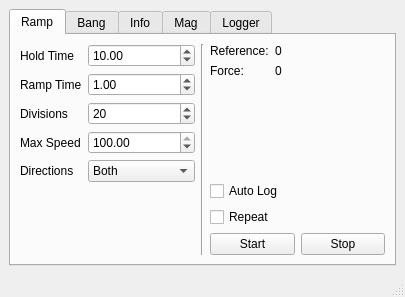
<?xml version="1.0" encoding="UTF-8"?>
<ui version="4.0">
 <class>MainWindow</class>
 <widget class="QMainWindow" name="MainWindow">
  <property name="geometry">
   <rect>
    <x>0</x>
    <y>0</y>
    <width>405</width>
    <height>297</height>
   </rect>
  </property>
  <property name="windowTitle">
   <string>MainWindow</string>
  </property>
  <widget class="QWidget" name="centralwidget">
   <layout class="QGridLayout" name="gridLayout_7">
    <item row="1" column="0">
     <widget class="QTabWidget" name="tabWidget">
      <property name="currentIndex">
       <number>0</number>
      </property>
      <widget class="QWidget" name="rampTab">
       <attribute name="title">
        <string>Ramp</string>
       </attribute>
       <layout class="QHBoxLayout" name="horizontalLayout" stretch="1,0,1">
        <item>
         <layout class="QGridLayout" name="gridLayout" columnstretch="0,1">
          <item row="0" column="0">
           <widget class="QLabel" name="label">
            <property name="text">
             <string>Hold Time</string>
            </property>
           </widget>
          </item>
          <item row="0" column="1">
           <widget class="QDoubleSpinBox" name="holdTimeSpinBox">
            <property name="minimum">
             <double>0.500000000000000</double>
            </property>
            <property name="maximum">
             <double>60.000000000000000</double>
            </property>
            <property name="singleStep">
             <double>0.500000000000000</double>
            </property>
            <property name="value">
             <double>10.000000000000000</double>
            </property>
           </widget>
          </item>
          <item row="1" column="0">
           <widget class="QLabel" name="label_2">
            <property name="text">
             <string>Ramp Time</string>
            </property>
           </widget>
          </item>
          <item row="1" column="1">
           <widget class="QDoubleSpinBox" name="rampTimeSpinBox">
            <property name="minimum">
             <double>0.010000000000000</double>
            </property>
            <property name="maximum">
             <double>60.000000000000000</double>
            </property>
            <property name="singleStep">
             <double>0.100000000000000</double>
            </property>
            <property name="value">
             <double>1.000000000000000</double>
            </property>
           </widget>
          </item>
          <item row="3" column="0">
           <widget class="QLabel" name="label_1">
            <property name="text">
             <string>Max Speed</string>
            </property>
           </widget>
          </item>
          <item row="2" column="0">
           <widget class="QLabel" name="label_5">
            <property name="text">
             <string>Divisions</string>
            </property>
           </widget>
          </item>
          <item row="2" column="1">
           <widget class="QSpinBox" name="divisionsSpinBox">
            <property name="minimum">
             <number>1</number>
            </property>
            <property name="maximum">
             <number>1000</number>
            </property>
            <property name="singleStep">
             <number>1</number>
            </property>
            <property name="value">
             <number>20</number>
            </property>
           </widget>
          </item>
          <item row="3" column="1">
           <widget class="QDoubleSpinBox" name="maxSpeedSpinBox">
            <property name="maximum">
             <double>100.000000000000000</double>
            </property>
            <property name="singleStep">
             <double>10.000000000000000</double>
            </property>
            <property name="value">
             <double>100.000000000000000</double>
            </property>
           </widget>
          </item>
          <item row="5" column="1">
           <spacer name="verticalSpacer_2">
            <property name="orientation">
             <enum>Qt::Vertical</enum>
            </property>
            <property name="sizeHint" stdset="0">
             <size>
              <width>20</width>
              <height>40</height>
             </size>
            </property>
           </spacer>
          </item>
          <item row="4" column="1">
           <widget class="QComboBox" name="directionsComboBox">
            <item>
             <property name="text">
              <string>Both</string>
             </property>
            </item>
            <item>
             <property name="text">
              <string>Forward</string>
             </property>
            </item>
            <item>
             <property name="text">
              <string>Reverse</string>
             </property>
            </item>
           </widget>
          </item>
          <item row="4" column="0">
           <widget class="QLabel" name="label_10">
            <property name="text">
             <string>Directions</string>
            </property>
           </widget>
          </item>
         </layout>
        </item>
        <item>
         <widget class="Line" name="line">
          <property name="orientation">
           <enum>Qt::Vertical</enum>
          </property>
         </widget>
        </item>
        <item>
         <layout class="QVBoxLayout" name="verticalLayout_2" stretch="0,0,0,0,0">
          <item>
           <layout class="QGridLayout" name="gridLayout_2" columnstretch="0,1">
            <item row="1" column="0">
             <widget class="QLabel" name="label_4">
              <property name="text">
               <string>Reference:</string>
              </property>
             </widget>
            </item>
            <item row="1" column="1">
             <widget class="QLabel" name="rampReferenceLabel">
              <property name="text">
               <string>0</string>
              </property>
             </widget>
            </item>
            <item row="2" column="0">
             <widget class="QLabel" name="label_7">
              <property name="text">
               <string>Force:</string>
              </property>
             </widget>
            </item>
            <item row="2" column="1">
             <widget class="QLabel" name="forceLabel">
              <property name="text">
               <string>0</string>
              </property>
             </widget>
            </item>
           </layout>
          </item>
          <item>
           <spacer name="verticalSpacer_5">
            <property name="orientation">
             <enum>Qt::Vertical</enum>
            </property>
            <property name="sizeHint" stdset="0">
             <size>
              <width>20</width>
              <height>40</height>
             </size>
            </property>
           </spacer>
          </item>
          <item>
           <widget class="QCheckBox" name="autoLogCheckBox">
            <property name="text">
             <string>Auto Log</string>
            </property>
           </widget>
          </item>
          <item>
           <widget class="QCheckBox" name="repeatCheckbox">
            <property name="text">
             <string>Repeat</string>
            </property>
           </widget>
          </item>
          <item>
           <layout class="QHBoxLayout" name="horizontalLayout_2">
            <item>
             <widget class="QPushButton" name="startRampButton">
              <property name="text">
               <string>Start</string>
              </property>
             </widget>
            </item>
            <item>
             <widget class="QPushButton" name="stopRampButton">
              <property name="text">
               <string>Stop</string>
              </property>
             </widget>
            </item>
           </layout>
          </item>
         </layout>
        </item>
       </layout>
      </widget>
      <widget class="QWidget" name="bangTab">
       <attribute name="title">
        <string>Bang</string>
       </attribute>
       <layout class="QHBoxLayout" name="horizontalLayout_9" stretch="0,1,1">
        <item>
         <layout class="QGridLayout" name="gridLayout_6" columnstretch="0,1">
          <item row="0" column="0">
           <widget class="QLabel" name="label_20">
            <property name="text">
             <string>Hold Time</string>
            </property>
           </widget>
          </item>
          <item row="0" column="1">
           <widget class="QDoubleSpinBox" name="bangHoldTimeSpinBox">
            <property name="maximum">
             <double>100.000000000000000</double>
            </property>
            <property name="value">
             <double>1.000000000000000</double>
            </property>
           </widget>
          </item>
          <item row="1" column="0">
           <widget class="QLabel" name="label_19">
            <property name="text">
             <string>Max Speed</string>
            </property>
           </widget>
          </item>
          <item row="1" column="1">
           <widget class="QDoubleSpinBox" name="bangMaxSpeedSpinBox">
            <property name="maximum">
             <double>100.000000000000000</double>
            </property>
            <property name="singleStep">
             <double>10.000000000000000</double>
            </property>
            <property name="value">
             <double>100.000000000000000</double>
            </property>
           </widget>
          </item>
          <item row="3" column="1">
           <spacer name="verticalSpacer_3">
            <property name="orientation">
             <enum>Qt::Vertical</enum>
            </property>
            <property name="sizeHint" stdset="0">
             <size>
              <width>20</width>
              <height>40</height>
             </size>
            </property>
           </spacer>
          </item>
          <item row="2" column="1">
           <widget class="QCheckBox" name="bangRandomCheckBox">
            <property name="text">
             <string>Random</string>
            </property>
           </widget>
          </item>
         </layout>
        </item>
        <item>
         <widget class="Line" name="line_3">
          <property name="orientation">
           <enum>Qt::Vertical</enum>
          </property>
         </widget>
        </item>
        <item>
         <layout class="QVBoxLayout" name="verticalLayout_4">
          <item>
           <layout class="QGridLayout" name="gridLayout_3" columnstretch="0,1">
            <item row="0" column="0">
             <widget class="QLabel" name="label_3">
              <property name="text">
               <string>Reference:</string>
              </property>
             </widget>
            </item>
            <item row="0" column="1">
             <widget class="QLabel" name="bangReferenceLabel">
              <property name="text">
               <string>0</string>
              </property>
             </widget>
            </item>
            <item row="1" column="0">
             <widget class="QLabel" name="label_14">
              <property name="text">
               <string>Force:</string>
              </property>
             </widget>
            </item>
            <item row="1" column="1">
             <widget class="QLabel" name="bangForceLabel">
              <property name="text">
               <string>0</string>
              </property>
             </widget>
            </item>
           </layout>
          </item>
          <item>
           <spacer name="verticalSpacer_4">
            <property name="orientation">
             <enum>Qt::Vertical</enum>
            </property>
            <property name="sizeHint" stdset="0">
             <size>
              <width>20</width>
              <height>40</height>
             </size>
            </property>
           </spacer>
          </item>
          <item>
           <layout class="QHBoxLayout" name="horizontalLayout_10">
            <item>
             <widget class="QPushButton" name="startBangButton">
              <property name="text">
               <string>Start</string>
              </property>
             </widget>
            </item>
            <item>
             <widget class="QPushButton" name="stopBangButton">
              <property name="text">
               <string>Stop</string>
              </property>
             </widget>
            </item>
           </layout>
          </item>
         </layout>
        </item>
       </layout>
      </widget>
      <widget class="QWidget" name="infoTab">
       <attribute name="title">
        <string>Info</string>
       </attribute>
       <layout class="QHBoxLayout" name="horizontalLayout_3" stretch="1,0,1">
        <item>
         <layout class="QVBoxLayout" name="verticalLayout_3" stretch="0,0,0,0">
          <item>
           <widget class="QLabel" name="label_17">
            <property name="text">
             <string>Set Reference (%)</string>
            </property>
           </widget>
          </item>
          <item>
           <widget class="QDoubleSpinBox" name="setReferenceSpinBox">
            <property name="minimum">
             <double>-100.000000000000000</double>
            </property>
            <property name="maximum">
             <double>100.000000000000000</double>
            </property>
           </widget>
          </item>
          <item>
           <layout class="QHBoxLayout" name="horizontalLayout_4">
            <item>
             <widget class="QPushButton" name="setReferenceButton">
              <property name="text">
               <string>Set</string>
              </property>
             </widget>
            </item>
            <item>
             <widget class="QPushButton" name="stopReferenceButton">
              <property name="text">
               <string>Stop</string>
              </property>
             </widget>
            </item>
           </layout>
          </item>
          <item>
           <spacer name="verticalSpacer">
            <property name="orientation">
             <enum>Qt::Vertical</enum>
            </property>
            <property name="sizeHint" stdset="0">
             <size>
              <width>20</width>
              <height>40</height>
             </size>
            </property>
           </spacer>
          </item>
         </layout>
        </item>
        <item>
         <widget class="Line" name="line_2">
          <property name="orientation">
           <enum>Qt::Vertical</enum>
          </property>
         </widget>
        </item>
        <item>
         <layout class="QGridLayout" name="gridLayout_4" columnstretch="0,1">
          <item row="0" column="0">
           <widget class="QLabel" name="label_6">
            <property name="text">
             <string>Tick Count:</string>
            </property>
           </widget>
          </item>
          <item row="0" column="1">
           <widget class="QLabel" name="tickCountLabel">
            <property name="text">
             <string>0</string>
            </property>
           </widget>
          </item>
          <item row="1" column="0">
           <widget class="QLabel" name="label_9">
            <property name="text">
             <string>Ref Input:</string>
            </property>
           </widget>
          </item>
          <item row="1" column="1">
           <widget class="QLabel" name="refInputLabel">
            <property name="text">
             <string>0</string>
            </property>
           </widget>
          </item>
          <item row="2" column="0">
           <widget class="QLabel" name="label_11">
            <property name="text">
             <string>Output:</string>
            </property>
           </widget>
          </item>
          <item row="2" column="1">
           <widget class="QLabel" name="outputLabel">
            <property name="text">
             <string>0</string>
            </property>
           </widget>
          </item>
          <item row="3" column="0">
           <widget class="QLabel" name="label_13">
            <property name="text">
             <string>Rail Voltage:</string>
            </property>
           </widget>
          </item>
          <item row="3" column="1">
           <widget class="QLabel" name="railVoltageLabel">
            <property name="text">
             <string>0</string>
            </property>
           </widget>
          </item>
          <item row="4" column="0">
           <widget class="QLabel" name="label_15">
            <property name="text">
             <string>Current:</string>
            </property>
           </widget>
          </item>
          <item row="4" column="1">
           <widget class="QLabel" name="currentLabel">
            <property name="text">
             <string>0</string>
            </property>
           </widget>
          </item>
         </layout>
        </item>
       </layout>
      </widget>
      <widget class="QWidget" name="magTab">
       <attribute name="title">
        <string>Mag</string>
       </attribute>
       <layout class="QVBoxLayout" name="verticalLayout">
        <item>
         <widget class="QGroupBox" name="horizontalGroupBox_2">
          <property name="title">
           <string>Log File</string>
          </property>
          <property name="flat">
           <bool>false</bool>
          </property>
          <property name="checkable">
           <bool>false</bool>
          </property>
          <layout class="QHBoxLayout" name="horizontalLayout_11">
           <item>
            <widget class="QLineEdit" name="magLogFileEdit"/>
           </item>
           <item>
            <widget class="QPushButton" name="magBrowseButton">
             <property name="text">
              <string>Browse</string>
             </property>
            </widget>
           </item>
          </layout>
         </widget>
        </item>
        <item>
         <layout class="QHBoxLayout" name="horizontalLayout_12">
          <item>
           <widget class="QPushButton" name="startMagLogButton">
            <property name="text">
             <string>Start</string>
            </property>
           </widget>
          </item>
          <item>
           <widget class="QPushButton" name="stopMagLogButton">
            <property name="text">
             <string>Stop</string>
            </property>
           </widget>
          </item>
         </layout>
        </item>
        <item>
         <layout class="QGridLayout" name="gridLayout_8">
          <item row="2" column="0">
           <widget class="QLabel" name="label_22">
            <property name="text">
             <string>Mag Y</string>
            </property>
           </widget>
          </item>
          <item row="4" column="0">
           <widget class="QLabel" name="label_24">
            <property name="text">
             <string>Mag Z</string>
            </property>
           </widget>
          </item>
          <item row="4" column="1">
           <widget class="QLabel" name="magZLabel">
            <property name="text">
             <string>0</string>
            </property>
           </widget>
          </item>
          <item row="2" column="1">
           <widget class="QLabel" name="magYLabel">
            <property name="text">
             <string>0</string>
            </property>
           </widget>
          </item>
          <item row="1" column="0">
           <widget class="QLabel" name="label_18">
            <property name="text">
             <string>Mag X</string>
            </property>
           </widget>
          </item>
          <item row="1" column="1">
           <widget class="QLabel" name="magXLabel">
            <property name="text">
             <string>0</string>
            </property>
           </widget>
          </item>
          <item row="5" column="0">
           <widget class="QLabel" name="label_21">
            <property name="text">
             <string>Logging</string>
            </property>
           </widget>
          </item>
          <item row="5" column="1">
           <widget class="QLabel" name="magLoggingLabel">
            <property name="text">
             <string>No</string>
            </property>
           </widget>
          </item>
         </layout>
        </item>
       </layout>
      </widget>
      <widget class="QWidget" name="logTab">
       <attribute name="title">
        <string>Logger</string>
       </attribute>
       <layout class="QVBoxLayout" name="verticalLayout_5">
        <item>
         <widget class="QGroupBox" name="horizontalGroupBox">
          <property name="title">
           <string>Log File</string>
          </property>
          <property name="flat">
           <bool>false</bool>
          </property>
          <property name="checkable">
           <bool>false</bool>
          </property>
          <layout class="QHBoxLayout" name="horizontalLayout_5">
           <item>
            <widget class="QLineEdit" name="logFileEdit"/>
           </item>
           <item>
            <widget class="QPushButton" name="browseButton">
             <property name="text">
              <string>Browse</string>
             </property>
            </widget>
           </item>
          </layout>
         </widget>
        </item>
        <item>
         <layout class="QHBoxLayout" name="horizontalLayout_7">
          <item>
           <widget class="QPushButton" name="startLogButton">
            <property name="text">
             <string>Start</string>
            </property>
           </widget>
          </item>
          <item>
           <widget class="QPushButton" name="stopLogButton">
            <property name="text">
             <string>Stop</string>
            </property>
           </widget>
          </item>
         </layout>
        </item>
        <item>
         <layout class="QHBoxLayout" name="horizontalLayout_6" stretch="1,0">
          <item>
           <widget class="QGroupBox" name="groupBox">
            <property name="title">
             <string>Status</string>
            </property>
            <layout class="QGridLayout" name="gridLayout_5" columnstretch="0,1">
             <item row="0" column="0">
              <widget class="QLabel" name="label_8">
               <property name="text">
                <string>Connected:</string>
               </property>
              </widget>
             </item>
             <item row="0" column="1">
              <widget class="QLabel" name="loggerConnectedLabel">
               <property name="text">
                <string>No</string>
               </property>
              </widget>
             </item>
             <item row="1" column="0">
              <widget class="QLabel" name="label_12">
               <property name="text">
                <string>Force:</string>
               </property>
              </widget>
             </item>
             <item row="1" column="1">
              <widget class="QLabel" name="loggerForceLabel">
               <property name="text">
                <string>0</string>
               </property>
              </widget>
             </item>
             <item row="2" column="0">
              <widget class="QLabel" name="label_16">
               <property name="text">
                <string>Logging:</string>
               </property>
              </widget>
             </item>
             <item row="2" column="1">
              <widget class="QLabel" name="loggingLabel">
               <property name="text">
                <string>No</string>
               </property>
              </widget>
             </item>
            </layout>
           </widget>
          </item>
          <item>
           <layout class="QHBoxLayout" name="horizontalLayout_8">
            <item>
             <widget class="QPushButton" name="connectButton">
              <property name="text">
               <string>Connect</string>
              </property>
             </widget>
            </item>
            <item>
             <widget class="QPushButton" name="tareButton">
              <property name="text">
               <string>Tare</string>
              </property>
             </widget>
            </item>
           </layout>
          </item>
         </layout>
        </item>
       </layout>
      </widget>
     </widget>
    </item>
   </layout>
  </widget>
  <widget class="QStatusBar" name="statusBar"/>
 </widget>
 <resources/>
 <connections/>
</ui>
